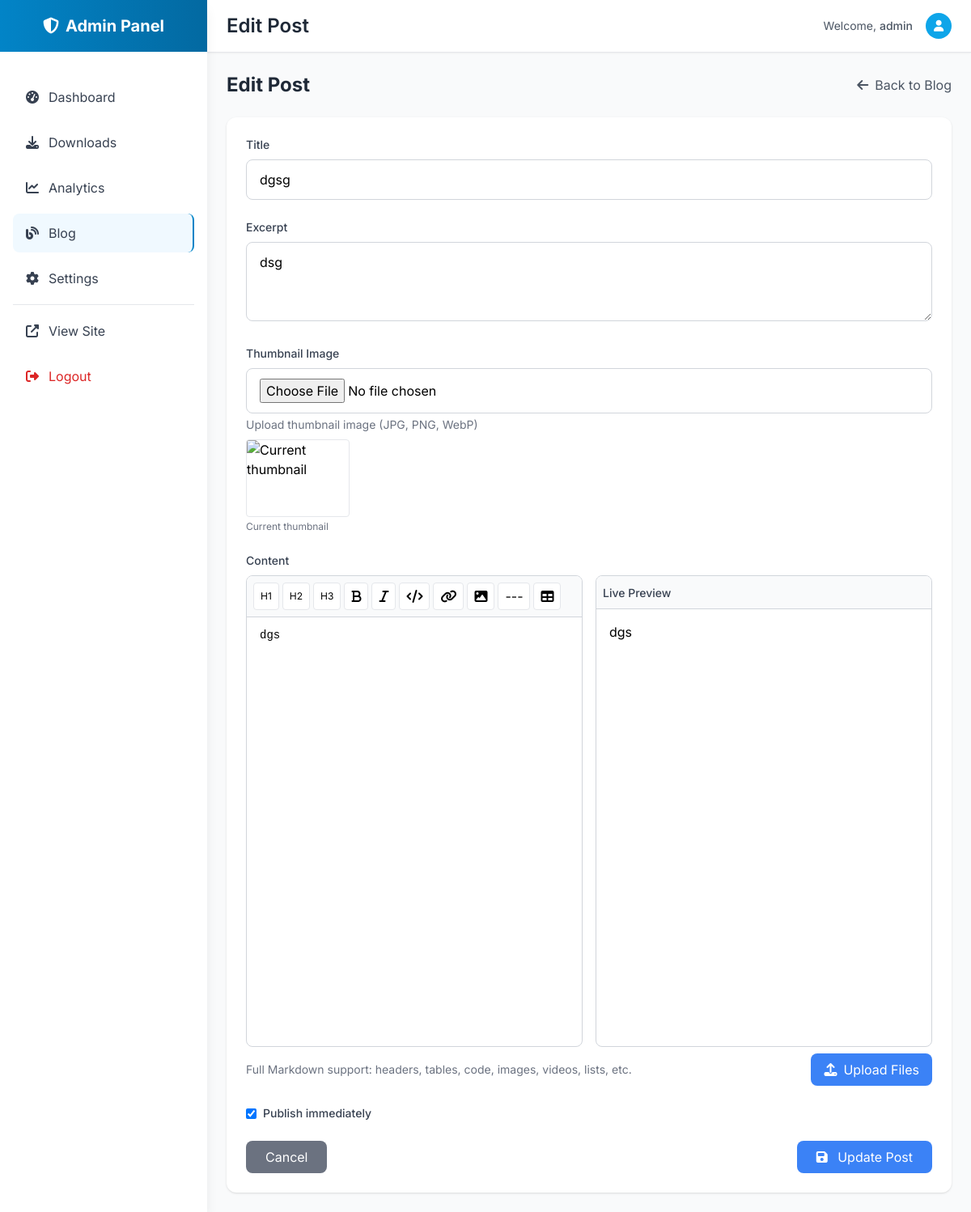
The app's page /admin/blog/edit/9 (signed in) with its own data.
### utils.py (models this page shows)
class Blog(db.Model):
    __tablename__ = 'blogs'
    id = Column(Integer, primary_key=True)
    title = Column(String(200), nullable=False)
    slug = Column(String(200), nullable=False, unique=True)
    content = Column(db.Text, nullable=False)  # Processed HTML
    raw_content = Column(db.Text, nullable=False)  # Original markdown
    excerpt = Column(String(300))
    thumbnail_data = Column(db.LargeBinary)
    thumbnail_mime_type = Column(String(100))
    published = Column(db.Boolean, default=False)
    created_at = Column(DateTime, default=datetime.utcnow)
    updated_at = Column(DateTime, default=datetime.utcnow, onupdate=datetime.utcnow)

### admin.py (the view, shortened to what this page needs)
@app.route('/admin/blog/edit/<int:blog_id>', methods=['GET', 'POST'])
@admin_required
def admin_blog_edit(blog_id):
    blog = Blog.query.get_or_404(blog_id)
    return render_template('admin/blog_form.html', blog=blog)

### admin.py (called while the page is built)
def admin_required(f):
    @wraps(f)
    def decorated_function(*args, **kwargs):
        if not session.get('admin_logged_in'):
            return redirect(url_for('admin_login'))
        return f(*args, **kwargs)
    return decorated_function

### templates/admin/blog_form.html (shortened to what this page needs)
{% extends "admin/base.html" %}
{% block page_title %}{% if blog %}Edit Post{% else %}New Post{% endif %}{% endblock %}
{% block content %}
<div class="max-w-4xl mx-auto">
    <div class="flex items-center justify-between mb-6">
        <div>
            <h2 class="text-2xl font-bold text-gray-800">
                {% if blog %}Edit Post{% else %}Create New Post{% endif %}
            </h2>
        </div>
        <a href="{{ url_for('admin_blog') }}" class="text-gray-600 hover:text-gray-800">
            <i class="fas fa-arrow-left mr-2"></i>Back to Blog
        </a>
    </div>
    <form method="POST" enctype="multipart/form-data" class="bg-white rounded-xl shadow p-6">
        <div class="mb-6">
            <label for="title" class="block text-sm font-medium text-gray-700 mb-2">Title</label>
            <input type="text" id="title" name="title" required
                   value="{% if blog %}{{ blog.title }}{% endif %}"
                   class="w-full px-4 py-3 border border-gray-300 rounded-lg focus:border-blue-500 focus:ring-2 focus:ring-blue-200"
                   placeholder="Enter blog post title">
        </div>
        <div class="mb-6">
            <label for="excerpt" class="block text-sm font-medium text-gray-700 mb-2">Excerpt</label>
            <textarea id="excerpt" name="excerpt" rows="3"
                      class="w-full px-4 py-3 border border-gray-300 rounded-lg focus:border-blue-500 focus:ring-2 focus:ring-blue-200"
                      placeholder="Brief description (optional)">{% if blog %}{{ blog.excerpt }}{% endif %}</textarea>
        </div>
        <div class="mb-6">
            <label for="thumbnail" class="block text-sm font-medium text-gray-700 mb-2">Thumbnail Image</label>
            <input type="file" id="thumbnail" name="thumbnail" accept="image/*"
                   class="w-full px-4 py-3 border border-gray-300 rounded-lg focus:border-blue-500 focus:ring-2 focus:ring-blue-200">
            <p class="text-sm text-gray-500 mt-1">Upload thumbnail image (JPG, PNG, WebP)</p>
            {% if blog and blog.thumbnail_data %}
            <div class="mt-2">
                <img src="/blog-thumbnail/{{ blog.id }}" alt="Current thumbnail" class="w-32 h-24 object-cover rounded border">
                <p class="text-xs text-gray-500 mt-1">Current thumbnail</p>
            </div>
            {% endif %}
        </div>
        <div class="mb-6">
            <label for="content" class="block text-sm font-medium text-gray-700 mb-2">Content</label>
            <div class="grid grid-cols-1 lg:grid-cols-2 gap-4">
                <div class="border border-gray-300 rounded-lg overflow-hidden">
                    <div id="toolbar" class="bg-gray-50 border-b border-gray-300 p-2 flex flex-wrap gap-1">
                        <button type="button" onclick="formatText('h1')" class="px-2 py-1 bg-white border rounded hover:bg-gray-100 text-xs" title="H1">H1</button>
                        <button type="button" onclick="formatText('h2')" class="px-2 py-1 bg-white border rounded hover:bg-gray-100 text-xs" title="H2">H2</button>
                        <button type="button" onclick="formatText('h3')" class="px-2 py-1 bg-white border rounded hover:bg-gray-100 text-xs" title="H3">H3</button>
                        <button type="button" onclick="formatText('bold')" class="px-2 py-1 bg-white border rounded hover:bg-gray-100" title="Bold"><i class="fas fa-bold"></i></button>
                        <button type="button" onclick="formatText('italic')" class="px-2 py-1 bg-white border rounded hover:bg-gray-100" title="Italic"><i class="fas fa-italic"></i></button>
                        <button type="button" onclick="formatText('code')" class="px-2 py-1 bg-white border rounded hover:bg-gray-100" title="Code"><i class="fas fa-code"></i></button>
                        <button type="button" onclick="formatText('link')" class="px-2 py-1 bg-white border rounded hover:bg-gray-100" title="Link"><i class="fas fa-link"></i></button>
                        <label class="px-2 py-1 bg-white border rounded hover:bg-gray-100 cursor-pointer" title="Upload Image">
                            <i class="fas fa-image"></i>
                        </label>
                        <button type="button" onclick="formatText('hr')" class="px-2 py-1 bg-white border rounded hover:bg-gray-100" title="HR">---</button>
                        <button type="button" onclick="formatText('table')" class="px-2 py-1 bg-white border rounded hover:bg-gray-100" title="Table"><i class="fas fa-table"></i></button>
                    </div>
                    <textarea id="content" name="content" rows="25" required
                              class="w-full px-4 py-3 border-0 focus:ring-0 resize-none font-mono text-sm"
                              placeholder="Write your blog post content here using Markdown...">{% if blog %}{{ blog.raw_content }}{% endif %}</textarea>
                </div>
                <div class="border border-gray-300 rounded-lg overflow-hidden">
                    <div class="bg-gray-50 border-b border-gray-300 p-2">
                        <span class="text-sm font-medium text-gray-700">Live Preview</span>
                    </div>
                    <div id="preview" class="p-4 h-96 overflow-y-auto bg-white prose max-w-none"></div>
                </div>
            </div>
            <div class="mt-2 flex justify-between items-center">
                <p class="text-sm text-gray-500">Full Markdown support: headers, tables, code, images, videos, lists, etc.</p>
                <label class="bg-blue-500 text-white px-4 py-2 rounded-lg cursor-pointer hover:bg-blue-600">
                    <i class="fas fa-upload mr-2"></i>Upload Files
                </label>
            </div>
        </div>
        <div class="mb-6">
            <label class="flex items-center">
                <input type="checkbox" name="published" value="1"
                       {% if blog and blog.published %}checked{% endif %}
                       class="rounded border-gray-300 text-blue-600 focus:ring-blue-500">
                <span class="ml-2 text-sm font-medium text-gray-700">Publish immediately</span>
            </label>
        </div>
        <div class="flex items-center justify-between">
            <a href="{{ url_for('admin_blog') }}"
               class="bg-gray-500 text-white px-6 py-2 rounded-lg hover:bg-gray-600 transition-colors">
                Cancel
            </a>
            <button type="submit"
                    class="bg-blue-500 text-white px-6 py-2 rounded-lg hover:bg-blue-600 transition-colors">
                <i class="fas fa-save mr-2"></i>
                {% if blog %}Update Post{% else %}Create Post{% endif %}
            </button>
        </div>
    </form>
</div>
{% endblock %}

### records on screen
Blog: title "dgsg", excerpt "dsg", content "dgs", published "☑"

### other values on screen
{{ session.admin_username }} "admin"
